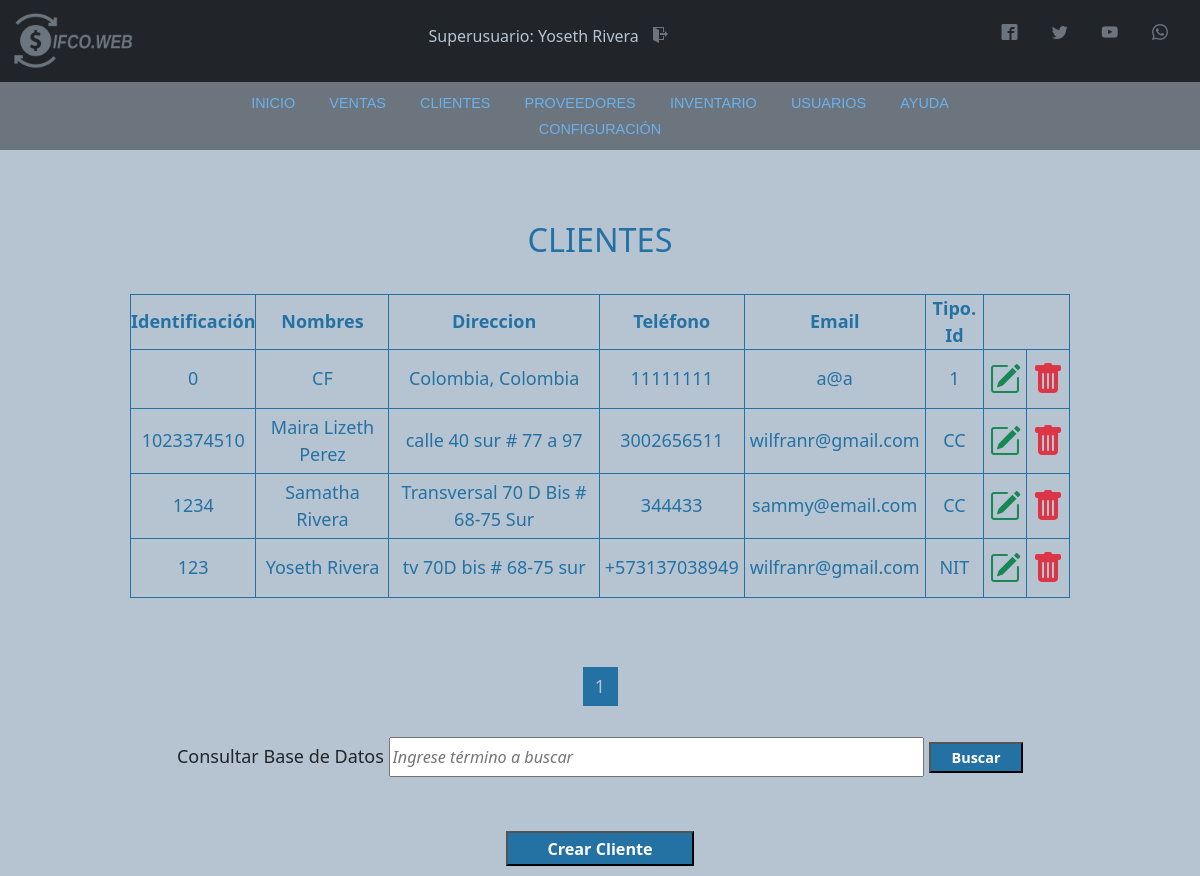
Page /Vista/html/search_cliente.php (signed in) on the committed database.
### tables this page shows
CREATE TABLE `usuario` (
  `codUsuario` int(11) NOT NULL,
  `id` varchar(20) DEFAULT NULL,
  `tipoId` varchar(11) DEFAULT NULL,
  `nombre` varchar(50) DEFAULT NULL,
  `direccion` text NOT NULL,
  `telefono` varchar(20) NOT NULL,
  `correo` varchar(100) DEFAULT NULL,
  `usuario` varchar(15) DEFAULT NULL,
  `clave` varchar(100) DEFAULT NULL,
  `rol` varchar(20) DEFAULT NULL
);

CREATE TABLE `cliente` (
  `codCliente` int(11) NOT NULL,
  `id` int(11) DEFAULT NULL,
  `nombre` varchar(80) DEFAULT NULL,
  `telefono` varchar(20) DEFAULT NULL,
  `direccion` text DEFAULT NULL,
  `correo` varchar(100) NOT NULL,
  `tipoId` varchar(11) DEFAULT NULL
);

### Vista/html/search_cliente.php (the view, shortened to what this page needs)
<?php
    include '../../includes/conexion.php';
    include '../../includes/header.php';
    include '../../includes/nav.php';
    include '../../includes/script.php';
?>
<!DOCTYPE html>
<html lang="es">
<head>
</head>
<body>
    <?php
    $search= strtolower($_REQUEST['search']);
    ?>
    <div class="container-tabla-usuarios">
    <h1>CLIENTES</h1><br>
    <table class="tabla-usuarios">
        <th>Identificación</th>
        <th>Nombres</th>
        <th>Direccion</th>
        <th>Teléfono</th>
        <th>Email</th>
        <th>Tipo. Id</th>
        <?php
        $por_pagina = 5;
        if (empty($_GET['pagina'])){
            $pagina=1;
        }else{
            $pagina=$_GET['pagina'];
        }
        $sql_register = mysqli_query($conexion, "SELECT COUNT(*) as total_registro FROM cliente WHERE id LIKE '%$search%' OR nombre LIKE '%$search%' OR tipoId LIKE '%$search%' OR direccion LIKE '%$search%' OR telefono LIKE '%$search%' OR correo LIKE '%$search%' ");
        $result_register = mysqli_fetch_array($sql_register);
        $total_registro=$result_register['total_registro'];
            $desde = ($pagina-1) * $por_pagina;
            $total_paginas=ceil($total_registro/$por_pagina);
            $sentence="SELECT id, nombre, tipoId, direccion, telefono, correo FROM cliente WHERE id LIKE '%$search%' OR nombre LIKE '%$search%' OR tipoId LIKE '%$search%' OR direccion LIKE '%$search%' OR telefono LIKE '%$search%' OR correo LIKE '%$search%' ORDER BY nombre LIMIT $desde, $por_pagina";
            $result = $conexion->query($sentence) or die ("Error al consultar: " .mysqli_error($conexion));
            while($rows = $result->fetch_array())
            {
        ?>
                <tr>
                    <td><?php echo $rows['id']?></td>
                    <td><?php echo $rows['nombre']?></td>
                    <td><?php echo $rows['direccion']?></td>
                    <td><?php echo $rows['telefono']?></td>
                    <td><?php echo $rows['correo']?></td>
                    <td><?php echo $rows['tipoId']?></td>
                    <td><a href="modify_cliente.php?usr=<?php echo $rows['id'] ?>"><i class="bi bi-pencil-square" style="font-size: 2rem; color: #198754;"></a></td>
                    <td><a href="#" onclick="DeleteClient()"><i class="bi bi-trash-fill" style="font-size: 2rem; color: #dc3545;"></i></a></td>
                </tr>
        <?php
            }
    ?>
    </table><br><br>
    <div class="paginador">
            <ul>
            <?php
                for ($i=1; $i <= $total_paginas; $i++){
                    if($i == $pagina){
                        echo '<li class="pageSelected" >'.$i.'</li>';
                    }else{
                        echo '<li><a href="?pagina='.$i.'&search='.$search.'">'.$i.'</a></li>';
                    }
                }
            ?>
            </ul>
            </div>
    <form action="search_cliente.php" method="GET">
    <label id="buscar" for="buscar">Consultar Base de Datos </label>
    <input type="text" class="control-buscar" name="search" id="busqueda" placeholder="Ingrese término a buscar" value="<?php echo $search; ?>">
    <input class="btn-buscar" type="submit" value="Buscar"><br><br><br>
    </form>
    <a href="new_cliente.php"><input class="btn-crear" type="button" value="Crear Cliente"></a>
</div>
</body>
</html>

### includes/header.php (shortened to what this page needs)
<?php
include 'conexion.php';
$id = $_SESSION['id'];
$sentence = "SELECT nombre, rol, codUsuario FROM usuario WHERE id = '" . $id . "' ";
$result = $conexion->query($sentence);
$row = $result->fetch_assoc();
?>
<!DOCTYPE html>
<html lang="es">
<head>
    <link rel="stylesheet" href="../css/estilos.css">
    <link rel="stylesheet" href="../../font.css">
</head>
<body>
    <nav class="navbar navbar-dark bg-dark">
        <div class="container-fluid">
            <a class="navbar-brand" href="panel_principal.php"><img src="../img/LOGO_gris.png" alt="logo" width="130px"></a>
            <h4 id="user">
                <?php
                echo utf8_decode($row['rol']);
                echo ": ";
                echo utf8_decode($row['nombre']);
                ?>
                <a href="../../Controlador/exit.php" class="icon-salir icon-exit"></a>
            </h4>
            <div class="redes">
                <ul>
                    <li>
                        <a href="https://es-es.facebook.com/" class="icon icon-facebook2" target="blank"></a>
                        <a href="https://twitter.com/" class="icon icon-twitter" target="blank"></a>
                        <a href="https://www.youtube.com/" class="icon icon-youtube" target="blank"></a>
                        <a href="https://www.whatsapp.com" class="icon icon-whatsapp" target="blank"></a>
                    </li>
                </ul>
            </div>
        </div>
    </nav>
</body>
</html>

### Vista/css/estilos.css (style rules this page uses)
* { margin: 0; padding: 0; }
body { background-color: #b6c4d1 !important; font-family: Zona Pro, Sans-Serif; }
#user { color: #b6c4d1; font-size: medium; }
.icon { color: #6c757d; text-decoration: none; padding: 10px; margin-right: 10px; }
.icon-salir { color: #6c757d; text-decoration: none; padding: 10px; margin-right: 10px; }
.container-tabla-usuarios { display: block; padding: 10px; margin-left: 10%; margin-top: 5%; width: 80%; text-align: center; font-size: large; }
.container-tabla-usuarios h1 { color: #2471A3; font-size: 1.8em; }
.tabla-usuarios { width: 100%; height: 100%; color: #2471A3; border: solid #2471A3 1px; }
.tabla-usuarios tr th { border: solid #2471A3 1px; }
.tabla-usuarios td { border: solid #2471A3 1px; height: 20px; padding: 5px; }
.btn-buscar { width: 10%; height: 2.2em; background-color: #2471A3; color: white; font-size: 0.8em; cursor: pointer; font-weight: bold; }
.control-buscar { font-size: 0.9em; width: 57%; font-style: italic; padding: 6px 2px; }
.btn-crear { width: 20%; height: 2.2em; background-color: #2471A3; color: white; font-size: 0.9em; cursor: pointer; font-weight: bold; }
.paginador ul { padding: 15px; list-style: none; display: flex; justify-content: center; }
.paginador a, .pageSelected { color: #2471A3; border: solid #2471A3 1px; padding: 5px; display: inline-block; text-align: center; width: 35px; text-decoration: none; }
.pageSelected { background-color: #2471A3; color: #b6c4d1; }

### rows in the picture
usuario: rol "Superusuario", nombre "Yoseth Rivera"
cliente: id "0", nombre "CF", direccion "Colombia, Colombia", telefono "11111111", correo "a@a", tipoId "1"
cliente: id "1023374510", nombre "Maira Lizeth Perez", direccion "calle 40 sur # 77 a 97", telefono "3002656511", correo "wilfranr@gmail.com", tipoId "CC"
cliente: id "1234", nombre "Samatha Rivera", direccion "Transversal 70 D Bis # 68-75 Sur", telefono "344433", correo "sammy@email.com", tipoId "CC"
cliente: id "123", nombre "Yoseth Rivera", direccion "tv 70D bis # 68-75 sur", telefono "+573137038949", correo "wilfranr@gmail.com", tipoId "NIT"
